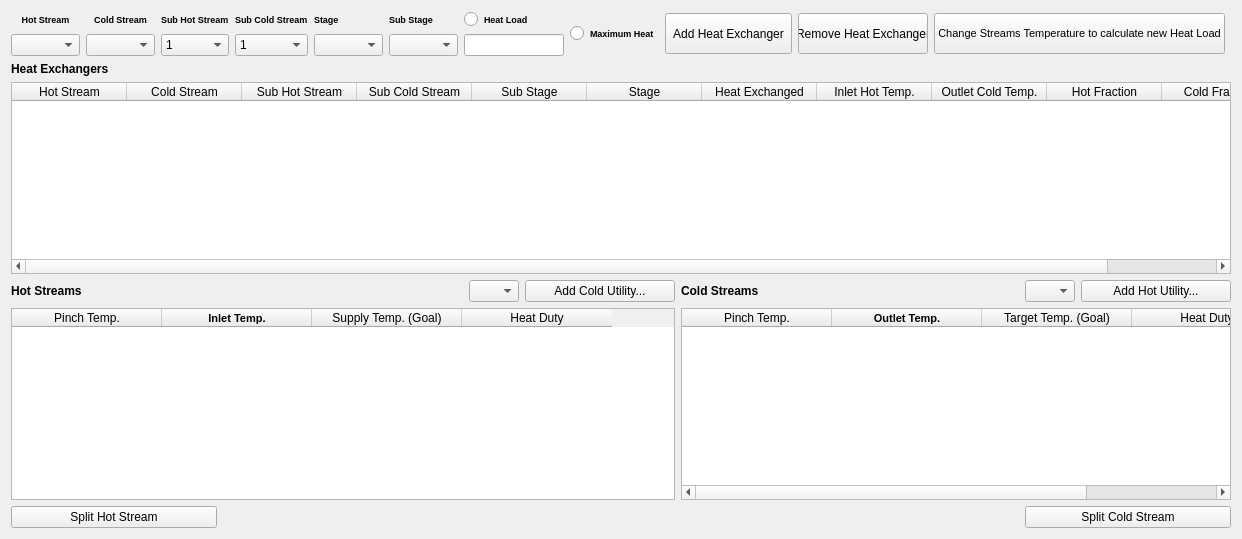
          <widget class="QWidget" name="tab_6">
           <attribute name="title">
            <string>Above Pinch</string>
           </attribute>
           <layout class="QGridLayout" name="gridLayout_12">
            <item row="0" column="0">
             <layout class="QGridLayout" name="gridLayout_10">
              <item row="3" column="8" rowspan="2">
               <widget class="QPushButton" name="pushButton_6">
                <property name="minimumSize">
                 <size>
                  <width>127</width>
                  <height>41</height>
                 </size>
                </property>
                <property name="maximumSize">
                 <size>
                  <width>130</width>
                  <height>16777215</height>
                 </size>
                </property>
                <property name="text">
                 <string>Add Heat Exchanger</string>
                </property>
               </widget>
              </item>
              <item row="4" column="1">
               <widget class="QComboBox" name="comboBox_5">
                <property name="maximumSize">
                 <size>
                  <width>69</width>
                  <height>16777215</height>
                 </size>
                </property>
               </widget>
              </item>
              <item row="3" column="9" rowspan="2">
               <widget class="QPushButton" name="pushButton_10">
                <property name="minimumSize">
                 <size>
                  <width>0</width>
                  <height>41</height>
                 </size>
                </property>
                <property name="maximumSize">
                 <size>
                  <width>130</width>
                  <height>16777215</height>
                 </size>
                </property>
                <property name="text">
                 <string>Remove Heat Exchanger</string>
                </property>
               </widget>
              </item>
              <item row="4" column="0">
               <widget class="QComboBox" name="comboBox_2">
                <property name="maximumSize">
                 <size>
                  <width>69</width>
                  <height>16777215</height>
                 </size>
                </property>
               </widget>
              </item>
              <item row="4" column="6">
               <widget class="QLineEdit" name="lineEdit_5">
                <property name="maximumSize">
                 <size>
                  <width>100</width>
                  <height>16777215</height>
                 </size>
                </property>
               </widget>
              </item>
              <item row="3" column="10" rowspan="2">
               <widget class="QPushButton" name="pushButton_14">
                <property name="sizePolicy">
                 <sizepolicy hsizetype="Preferred" vsizetype="Fixed">
                  <horstretch>0</horstretch>
                  <verstretch>0</verstretch>
                 </sizepolicy>
                </property>
                <property name="minimumSize">
                 <size>
                  <width>20</width>
                  <height>41</height>
                 </size>
                </property>
                <property name="maximumSize">
                 <size>
                  <width>300</width>
                  <height>16777215</height>
                 </size>
                </property>
                <property name="font">
                 <font>
                  <pointsize>8</pointsize>
                 </font>
                </property>
                <property name="text">
                 <string>Change Streams Temperature to calculate new Heat Load</string>
                </property>
               </widget>
              </item>
              <item row="3" column="5">
               <widget class="QLabel" name="label_14">
                <property name="maximumSize">
                 <size>
                  <width>90</width>
                  <height>16777215</height>
                 </size>
                </property>
                <property name="font">
                 <font>
                  <pointsize>7</pointsize>
                  <weight>75</weight>
                  <bold>true</bold>
                 </font>
                </property>
                <property name="text">
                 <string>Sub Stage</string>
                </property>
               </widget>
              </item>
              <item row="27" column="0" colspan="12">
               <layout class="QGridLayout" name="gridLayout_11">
                <item row="0" column="0">
                 <widget class="QLabel" name="label_15">
                  <property name="font">
                   <font>
                    <weight>75</weight>
                    <bold>true</bold>
                   </font>
                  </property>
                  <property name="text">
                   <string>Heat Exchangers</string>
                  </property>
                 </widget>
                </item>
                <item row="3" column="3">
                 <widget class="QLabel" name="label_20">
                  <property name="maximumSize">
                   <size>
                    <width>50000</width>
                    <height>16777215</height>
                   </size>
                  </property>
                  <property name="font">
                   <font>
                    <weight>75</weight>
                    <bold>true</bold>
                   </font>
                  </property>
                  <property name="text">
                   <string>Cold Streams</string>
                  </property>
                 </widget>
                </item>
                <item row="3" column="4">
                 <widget class="QComboBox" name="comboBox_10">
                  <property name="maximumSize">
                   <size>
                    <width>50</width>
                    <height>16777215</height>
                   </size>
                  </property>
                 </widget>
                </item>
                <item row="3" column="5">
                 <widget class="QPushButton" name="pushButton_8">
                  <property name="maximumSize">
                   <size>
                    <width>150</width>
                    <height>16777215</height>
                   </size>
                  </property>
                  <property name="text">
                   <string>Add Hot Utility...</string>
                  </property>
                 </widget>
                </item>
                <item row="3" column="2">
                 <widget class="QPushButton" name="pushButton_7">
                  <property name="minimumSize">
                   <size>
                    <width>0</width>
                    <height>0</height>
                   </size>
                  </property>
                  <property name="maximumSize">
                   <size>
                    <width>150</width>
                    <height>16777215</height>
                   </size>
                  </property>
                  <property name="text">
                   <string>Add Cold Utility...</string>
                  </property>
                 </widget>
                </item>
                <item row="5" column="3" colspan="3">
                 <widget class="QTableWidget" name="tableWidget_4">
                  <attribute name="horizontalHeaderDefaultSectionSize">
                   <number>150</number>
                  </attribute>
                  <column>
                   <property name="text">
                    <string>Pinch Temp.</string>
                   </property>
                  </column>
                  <column>
                   <property name="text">
                    <string>Outlet Temp.</string>
                   </property>
                   <property name="font">
                    <font>
                     <family>MS Shell Dlg 2</family>
                     <pointsize>8</pointsize>
                     <weight>75</weight>
                     <bold>true</bold>
                    </font>
                   </property>
                  </column>
                  <column>
                   <property name="text">
                    <string>Target Temp. (Goal)</string>
                   </property>
                  </column>
                  <column>
                   <property name="text">
                    <string>Heat Duty</string>
                   </property>
                  </column>
                 </widget>
                </item>
                <item row="2" column="0" colspan="6">
                 <widget class="QTableWidget" name="tableWidget_2">
                  <property name="enabled">
                   <bool>true</bool>
                  </property>
                  <property name="minimumSize">
                   <size>
                    <width>0</width>
                    <height>0</height>
                   </size>
                  </property>
                  <property name="editTriggers">
                   <set>QAbstractItemView::AnyKeyPressed|QAbstractItemView::DoubleClicked|QAbstractItemView::EditKeyPressed</set>
                  </property>
                  <property name="selectionMode">
                   <enum>QAbstractItemView::ExtendedSelection</enum>
                  </property>
                  <property name="selectionBehavior">
                   <enum>QAbstractItemView::SelectItems</enum>
                  </property>
                  <attribute name="horizontalHeaderDefaultSectionSize">
                   <number>115</number>
                  </attribute>
                  <column>
                   <property name="text">
                    <string>Hot Stream</string>
                   </property>
                  </column>
                  <column>
                   <property name="text">
                    <string>Cold Stream</string>
                   </property>
                  </column>
                  <column>
                   <property name="text">
                    <string>Sub Hot Stream</string>
                   </property>
                  </column>
                  <column>
                   <property name="text">
                    <string>Sub Cold Stream</string>
                   </property>
                  </column>
                  <column>
                   <property name="text">
                    <string>Sub Stage</string>
                   </property>
                  </column>
                  <column>
                   <property name="text">
                    <string>Stage</string>
                   </property>
                  </column>
                  <column>
                   <property name="text">
                    <string>Heat Exchanged</string>
                   </property>
                  </column>
                  <column>
                   <property name="text">
                    <string>Inlet Hot Temp.</string>
                   </property>
                  </column>
                  <column>
                   <property name="text">
                    <string>Outlet Cold Temp.</string>
                   </property>
                  </column>
                  <column>
                   <property name="text">
                    <string>Hot Fraction</string>
                   </property>
                  </column>
                  <column>
                   <property name="text">
                    <string>Cold Fraction</string>
                   </property>
                  </column>
                 </widget>
                </item>
                <item row="6" column="4" colspan="2">
                 <widget class="QPushButton" name="pushButton_13">
                  <property name="minimumSize">
                   <size>
                    <width>206</width>
                    <height>0</height>
                   </size>
                  </property>
                  <property name="text">
                   <string>Split Cold Stream</string>
                  </property>
                 </widget>
                </item>
                <item row="6" column="0">
                 <widget class="QPushButton" name="pushButton_9">
                  <property name="maximumSize">
                   <size>
                    <width>206</width>
                    <height>16777215</height>
                   </size>
                  </property>
                  <property name="text">
                   <string>Split Hot Stream</string>
                  </property>
                 </widget>
                </item>
                <item row="3" column="0">
                 <widget class="QLabel" name="label_16">
                  <property name="minimumSize">
                   <size>
                    <width>452</width>
                    <height>0</height>
                   </size>
                  </property>
                  <property name="maximumSize">
                   <size>
                    <width>5000</width>
                    <height>16777215</height>
                   </size>
                  </property>
                  <property name="font">
                   <font>
                    <weight>75</weight>
                    <bold>true</bold>
                   </font>
                  </property>
                  <property name="text">
                   <string>Hot Streams</string>
                  </property>
                 </widget>
                </item>
                <item row="3" column="1">
                 <widget class="QComboBox" name="comboBox_9">
                  <property name="maximumSize">
                   <size>
                    <width>50</width>
                    <height>16777215</height>
                   </size>
                  </property>
                 </widget>
                </item>
                <item row="5" column="0" colspan="3">
                 <widget class="QTableWidget" name="tableWidget_3">
                  <property name="minimumSize">
                   <size>
                    <width>664</width>
                    <height>0</height>
                   </size>
                  </property>
                  <property name="sizeAdjustPolicy">
                   <enum>QAbstractScrollArea::AdjustToContents</enum>
                  </property>
                  <attribute name="horizontalHeaderDefaultSectionSize">
                   <number>150</number>
                  </attribute>
                  <attribute name="verticalHeaderDefaultSectionSize">
                   <number>30</number>
                  </attribute>
                  <column>
                   <property name="text">
                    <string>Pinch Temp.</string>
                   </property>
                  </column>
                  <column>
                   <property name="text">
                    <string>Inlet Temp.</string>
                   </property>
                   <property name="font">
                    <font>
                     <family>MS Shell Dlg 2</family>
                     <pointsize>8</pointsize>
                     <weight>75</weight>
                     <bold>true</bold>
                    </font>
                   </property>
                  </column>
                  <column>
                   <property name="text">
                    <string>Supply Temp. (Goal)</string>
                   </property>
                  </column>
                  <column>
                   <property name="text">
                    <string>Heat Duty</string>
                   </property>
                  </column>
                 </widget>
                </item>
               </layout>
              </item>
              <item row="3" column="0">
               <widget class="QLabel" name="label_9">
                <property name="maximumSize">
                 <size>
                  <width>16777215</width>
                  <height>30</height>
                 </size>
                </property>
                <property name="font">
                 <font>
                  <pointsize>7</pointsize>
                  <weight>75</weight>
                  <bold>true</bold>
                 </font>
                </property>
                <property name="text">
                 <string>Hot Stream</string>
                </property>
                <property name="alignment">
                 <set>Qt::AlignCenter</set>
                </property>
               </widget>
              </item>
              <item row="3" column="3">
               <widget class="QLabel" name="label_19">
                <property name="maximumSize">
                 <size>
                  <width>86</width>
                  <height>16777215</height>
                 </size>
                </property>
                <property name="font">
                 <font>
                  <pointsize>7</pointsize>
                  <weight>75</weight>
                  <bold>true</bold>
                 </font>
                </property>
                <property name="text">
                 <string>Sub Cold Stream</string>
                </property>
               </widget>
              </item>
              <item row="3" column="6">
               <widget class="QRadioButton" name="radioButton">
                <property name="font">
                 <font>
                  <pointsize>7</pointsize>
                  <weight>75</weight>
                  <bold>true</bold>
                 </font>
                </property>
                <property name="text">
                 <string>Heat Load</string>
                </property>
               </widget>
              </item>
              <item row="3" column="2">
               <widget class="QLabel" name="label_18">
                <property name="maximumSize">
                 <size>
                  <width>86</width>
                  <height>16777215</height>
                 </size>
                </property>
                <property name="font">
                 <font>
                  <pointsize>7</pointsize>
                  <weight>75</weight>
                  <bold>true</bold>
                 </font>
                </property>
                <property name="text">
                 <string>Sub Hot Stream</string>
                </property>
               </widget>
              </item>
              <item row="3" column="1">
               <widget class="QLabel" name="label_10">
                <property name="font">
                 <font>
                  <pointsize>7</pointsize>
                  <weight>75</weight>
                  <bold>true</bold>
                 </font>
                </property>
                <property name="text">
                 <string>Cold Stream</string>
                </property>
                <property name="alignment">
                 <set>Qt::AlignCenter</set>
                </property>
               </widget>
              </item>
              <item row="3" column="4">
               <widget class="QLabel" name="label_13">
                <property name="maximumSize">
                 <size>
                  <width>90</width>
                  <height>16777215</height>
                 </size>
                </property>
                <property name="font">
                 <font>
                  <pointsize>7</pointsize>
                  <weight>75</weight>
                  <bold>true</bold>
                 </font>
                </property>
                <property name="text">
                 <string>Stage</string>
                </property>
               </widget>
              </item>
              <item row="4" column="4">
               <widget class="QComboBox" name="comboBox_8">
                <property name="maximumSize">
                 <size>
                  <width>69</width>
                  <height>16777215</height>
                 </size>
                </property>
               </widget>
              </item>
              <item row="3" column="7" rowspan="2">
               <widget class="QRadioButton" name="radioButton_4">
                <property name="maximumSize">
                 <size>
                  <width>96</width>
                  <height>16777215</height>
                 </size>
                </property>
                <property name="font">
                 <font>
                  <pointsize>7</pointsize>
                  <weight>75</weight>
                  <bold>true</bold>
                 </font>
                </property>
                <property name="text">
                 <string>Maximum Heat</string>
                </property>
               </widget>
              </item>
              <item row="4" column="5">
               <widget class="QComboBox" name="comboBox_7">
                <property name="maximumSize">
                 <size>
                  <width>69</width>
                  <height>16777215</height>
                 </size>
                </property>
               </widget>
              </item>
              <item row="4" column="3">
               <widget class="QComboBox" name="comboBox_51">
                <property name="maximumSize">
                 <size>
                  <width>86</width>
                  <height>16777215</height>
                 </size>
                </property>
                <item>
                 <property name="text">
                  <string>1</string>
                 </property>
                </item>
               </widget>
              </item>
              <item row="4" column="2">
               <widget class="QComboBox" name="comboBox_50">
                <property name="maximumSize">
                 <size>
                  <width>86</width>
                  <height>16777215</height>
                 </size>
                </property>
                <item>
                 <property name="text">
                  <string>1</string>
                 </property>
                </item>
               </widget>
              </item>
             </layout>
            </item>
           </layout>
          </widget>
